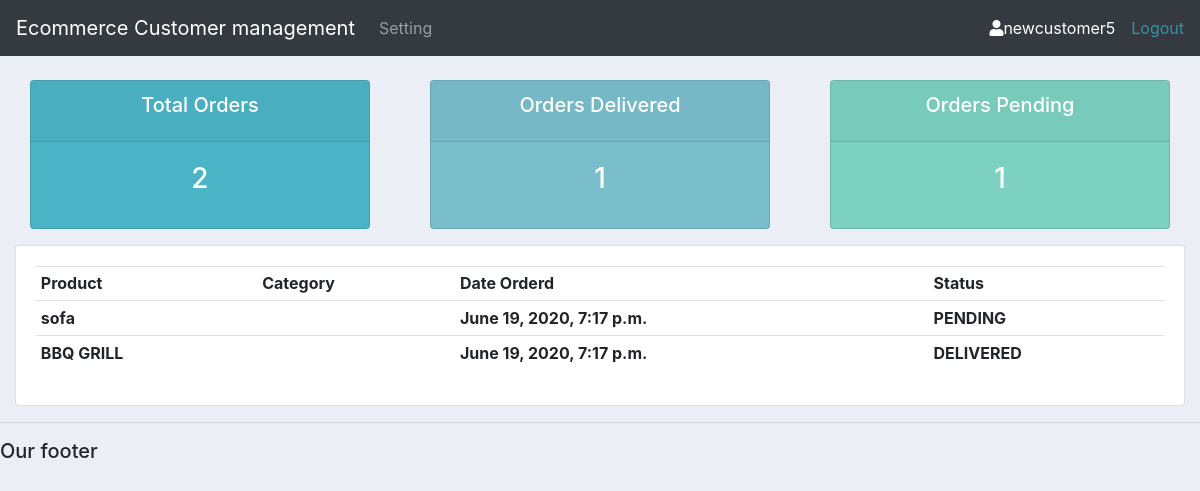
The app's page /user/ (signed in) with its own data.
### content/models.py (models this page shows, shortened)
class Order(models.Model):
    STATUS={
        ('DELIVERED', 'DELIVERED'),
        ('OUT OF DELIVERED', 'OUT OF DELIVERED'),
        ('PENDING', 'PENDING'),
    }
    customer=models.ForeignKey(Customer,on_delete=models.CASCADE)
    product=models.ForeignKey(Product,on_delete=models.CASCADE)
    status=models.CharField(max_length=200,choices=STATUS)
    date = models.DateTimeField(auto_now_add=True,null=True)

class Product(models.Model):
    CATEGORY={
        ('OUTDOOR','OUTDOOR'),
        ('INDOOR', 'INDOOR'),
    }
    name=models.CharField(max_length=200,null=True)
    category=models.CharField(max_length=200,null=True,choices=CATEGORY)
    tag=models.ManyToManyField(Tag,max_length=200,null=True)
    price=models.CharField(max_length=200,null=True,blank=True)
    def __str__(self):
        return self.name

### content/decoration.py (the view)
        def wrapper_func(request,*args,**kwargs):
            group = None
            if request.user.groups.exists():
                group = request.user.groups.all()[0].name
            if group in allowed_roles:
                return view_func(request,*args,**kwargs)
            else:
                return HttpResponse('you are not authorized to view this page')

### content/decoration.py (called while the page is built)
def allowed_user(allowed_roles=[]):
    def decorator(view_func):
        def wrapper_func(request,*args,**kwargs):
            group = None
            if request.user.groups.exists():
                group = request.user.groups.all()[0].name
            if group in allowed_roles:
                return view_func(request,*args,**kwargs)
            else:
                return HttpResponse('you are not authorized to view this page')
        return wrapper_func
    return decorator

### content/views.py (called while the page is built)
@login_required(login_url='login')
@allowed_user(allowed_roles=['customer'])
def user(request):
    orders=request.user.customer.order_set.all()
    order_count=orders.count()
    Delivered=orders.filter(status ='DELIVERED').count()
    PENDING=orders.filter(status ='PENDING').count()
    context={'orders':orders,'order_count':order_count,'Delivered':Delivered,'PENDING':PENDING}
    return render(request,'content/userpage.html',context)

### content/templates/content/userpage.html (shortened to what this page needs)
{%  extends 'content/main.html' %}
{% block content %}
{% include 'content/status.html' %}
<div class="card card-body">
			<table class="table table-sm">
				<tr>
					<th>Product</th>
					<th>Category</th>
					<th>Date Orderd</th>
					<th>Status</th>
				</tr>
				{%for order in orders%}
				<tr>
					<th>{{order.product}}</th>
					<th>{{order.product.Category}}</th>
					<th>{{order.date}}</th>
					<th>{{order.status}}</th>
				</tr>
				{% endfor%}
			</table>
		</div>
	</div>
{% endblock content %}

### content/templates/content/nav.html (shortened to what this page needs)
<nav class="navbar navbar-expand-lg navbar-dark bg-dark">
  <a class="navbar-brand" href="{% url 'home' %}">Ecommerce Customer management</a>
  <div class="collapse navbar-collapse" id="navbarNav">
    <ul class="navbar-nav">
       <li class="nav-item">
        <a class="nav-link" href="{% url 'setting' %}">Setting</a>
      </li>
    </ul>
  </div>
      <span class="mx-3" style="color:white;"><i class="fas fa-user"></i>{{request.user}}</span>
  <span><a href="{% url 'logout' %}" >Logout</a></span>
</nav>

### content/templates/content/main.html (style rules this page uses)
body { background-color: #ebeff5; }

### records on screen
Order: product "sofa", date "June 19, 2020, 7:17 p.m.", status "PENDING"
Order: product "BBQ GRILL", date "June 19, 2020, 7:17 p.m.", status "DELIVERED"

### other values on screen
{{ request.user }} "newcustomer5"
{{ order_count }} "2"
{{ Delivered }} "1"
{{ PENDING }} "1"
